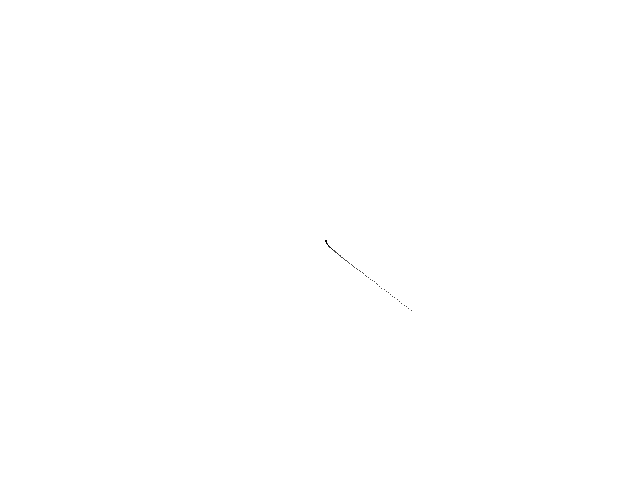
Frame 1 (no input)
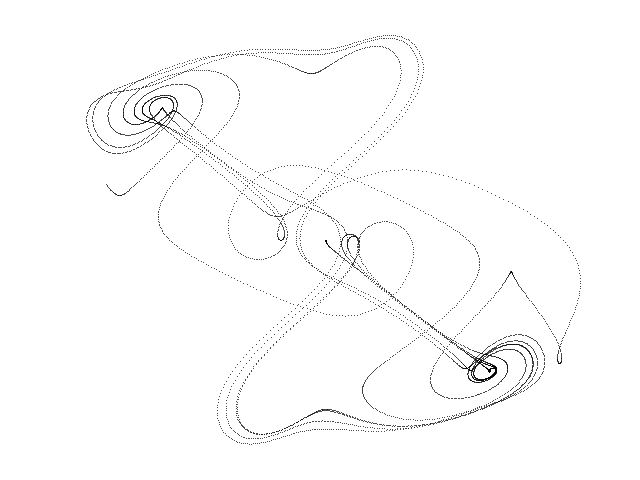
Frame 60 (the mouse pressed at the canvas centre just before this capture)
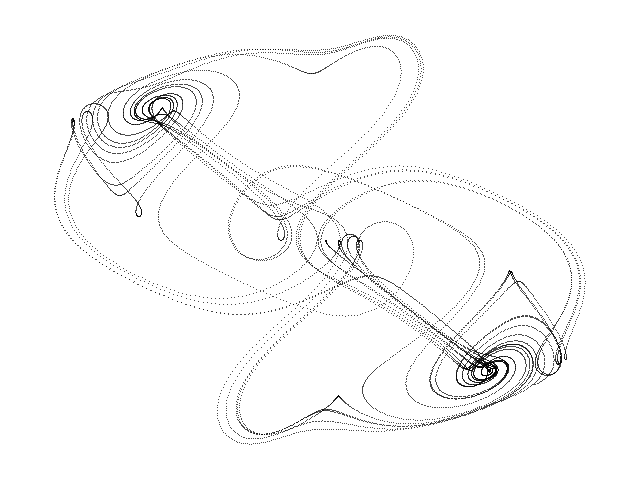
Frame 120 (the mouse held since frame 60 and released just before this capture)

The Processing sketch that drew these frames (run headless with seeded random() and noise(); from frame 60 on, the mouse is pressed at the canvas centre):

// Processing sketch: Thomas
// ── Thomas.pde
// Thomas chaotic attractor //

  float x = 0.1;
  float y = 0.0;
  float z = 0.0;
  float dt = 0.05;
  float b = 0.19;


void setup() {
  
  size(640, 480);
  background(255);
  
}

void draw() {
  
  for (int i=0; i<100; i++) {
    
    float nx = x;
    float ny = y;
    float nz = z;
        
    x = nx + dt * (- b * nx + sin(ny));
    y = ny + dt * (- b * ny + sin(nz));
    z = nz + dt * (- b * nz + sin(nx)); 
  
    point(320 + (65 * x), 240 + (50 * y));
        
  }

}
